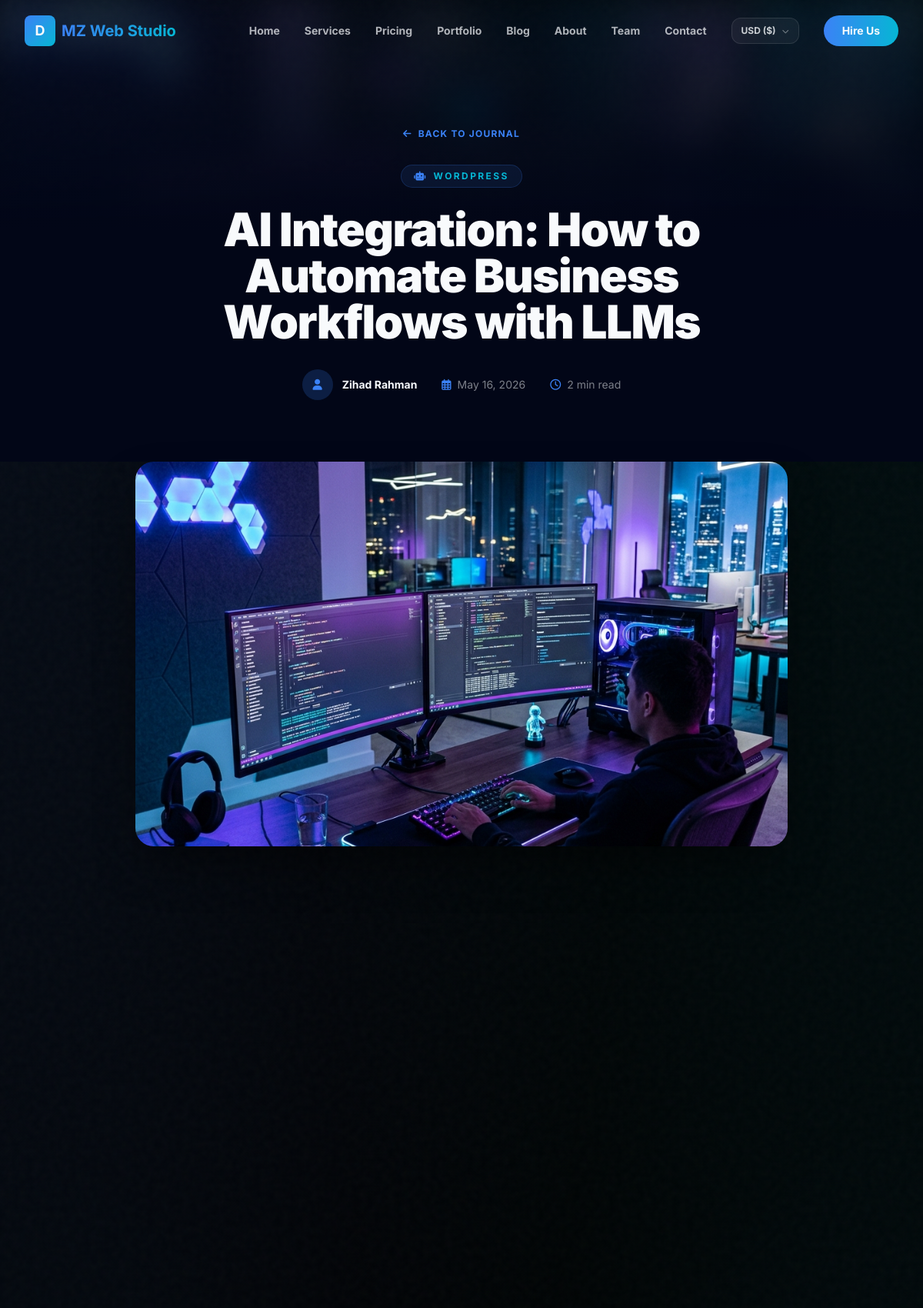
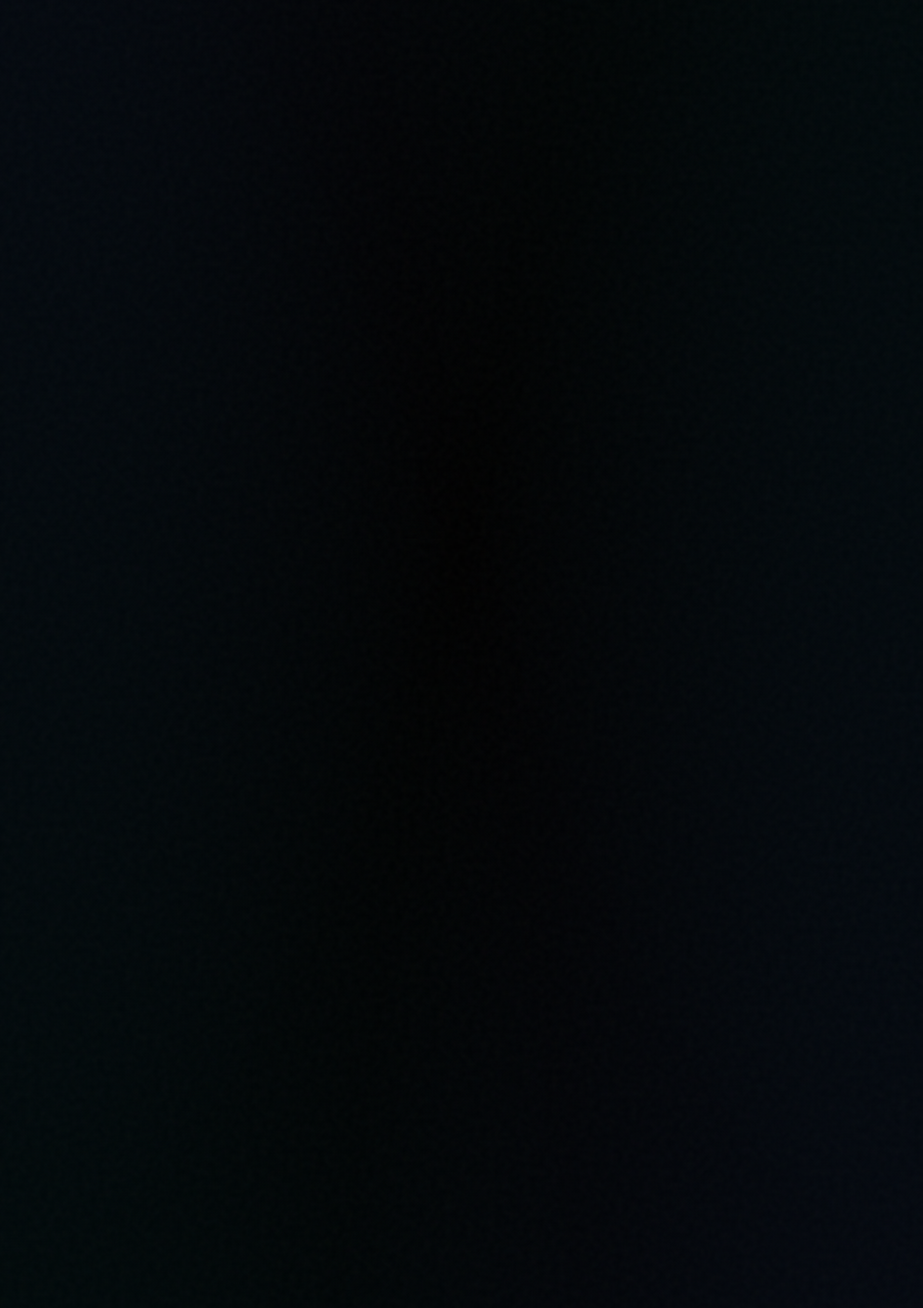
Screenshot of /blog/ai-integration-how-to-automate-business-workflows-with-llms/ (upper part) with the database file from the repository (2 pictures, top to bottom).
### devsqaud/models.py (models this page shows, shortened)
class Post(models.Model):
    title = models.CharField(max_length=200)
    slug = models.SlugField(max_length=200, unique=True, blank=True)
    author = models.CharField(max_length=100, default="MZ Web Studio Team")
    category = models.ForeignKey(Category, on_delete=models.SET_NULL, null=True, related_name='posts')
    icon = models.CharField(max_length=100, default="fas fa-newspaper", help_text="Font Awesome icon for the post")
    thumbnail = models.ImageField(upload_to='blog/', blank=True, null=True)
    external_thumbnail = models.URLField(blank=True, help_text="Link to external image (e.g. Unsplash)")
    excerpt = models.TextField(help_text="Short summary of the post")
    content = models.TextField()
    is_published = models.BooleanField(default=True)
    created_at = models.DateTimeField(auto_now_add=True)
    updated_at = models.DateTimeField(auto_now=True)
    class Meta:
        ordering = ['-created_at']
    @property
    def reading_time(self):
        words = len(self.content.split())
        return max(1, round(words / 200))

class Category(models.Model):
    name = models.CharField(max_length=100)
    slug = models.SlugField(max_length=100, unique=True, blank=True)
    class Meta:
        verbose_name_plural = "Categories"

### devsqaud/views.py (the view)
# urls.py: path('blog/<slug:slug>/', views.blog_detail_view, name='blog_detail'),
def blog_detail_view(request, slug):
    post = get_object_or_404(Post, slug=slug, is_published=True)
    related_posts = Post.objects.filter(category=post.category, is_published=True).exclude(id=post.id)[:3]
    context = {
        'post': post,
        'related_posts': related_posts,
    }
    return render(request, 'blog/post_detail.html', context)

### devsqaud/context_processors.py (called while the page is built)
def site_config_context(request):
    return {
        'site': SiteConfig.load(),
    }

def currency_context(request):
    currency = request.session.get('currency', 'USD')
    symbols = {
        'USD': '$',
        'BDT': '৳',
        'EUR': '€',
        'GBP': '£',
        'SAR': '﷼',
        'AED': 'د.إ'
    }
    return {
        'active_currency': currency,
        'currency_symbol': symbols.get(currency, '$'),
    }

### devsqaud/models.py (called while the page is built)
    @classmethod
    def load(cls):
        obj, _ = cls.objects.get_or_create(pk=1)
        return obj

### templates/blog/post_detail.html (shortened to what this page needs)
{% extends 'base.html' %}
{% load static %}
{% block content %}
<header class="relative pt-40 pb-20 overflow-hidden">
    <div class="absolute inset-0 z-0">
        {% if post.external_thumbnail %}
        <img src="{{ post.external_thumbnail }}" alt="{{ post.title }}" class="w-full h-full object-cover opacity-20 filter blur-xl">
        {% elif post.thumbnail %}
        <img src="{{ post.thumbnail.url }}" alt="{{ post.title }}" class="w-full h-full object-cover opacity-20 filter blur-xl">
        {% endif %}
        <div class="absolute inset-0 bg-gradient-to-b from-brand-bg/20 via-brand-bg to-brand-bg"></div>
    </div>
    <div class="relative z-10 max-w-4xl mx-auto px-4 sm:px-6 text-center">
        <div class="animate-fade-in-up">
            <a href="{% url 'blog_list' %}" class="inline-flex items-center space-x-2 text-brand-primary font-bold text-xs uppercase tracking-widest mb-8 hover:text-brand-accent transition-colors">
                <i class="fas fa-arrow-left"></i>
                <span>Back to Journal</span>
            </a>
        </div>
        <div class="animate-fade-in-up animation-delay-200">
            <span class="inline-block px-4 py-1.5 text-xs font-bold tracking-[0.2em] uppercase text-brand-accent bg-brand-primary/10 border border-brand-primary/20 rounded-full mb-6 flex items-center w-max mx-auto space-x-2">
                <i class="{{ post.icon }} text-brand-primary"></i>
                <span>{{ post.category.name }}</span>
            </span>
        </div>
        <h1 class="text-4xl sm:text-5xl md:text-6xl font-black mb-8 leading-tight tracking-tight animate-fade-in-up animation-delay-400">
            {{ post.title }}
        </h1>
        <div class="flex flex-wrap items-center justify-center gap-8 text-sm text-brand-text/50 animate-fade-in-up animation-delay-600">
            <div class="flex items-center space-x-3">
                <div class="w-10 h-10 rounded-full bg-brand-primary/20 flex items-center justify-center">
                    <i class="fas fa-user text-brand-primary"></i>
                </div>
                <span class="font-bold text-brand-text">{{ post.author }}</span>
            </div>
            <div class="flex items-center space-x-2">
                <i class="far fa-calendar-alt text-brand-primary"></i>
                <span>{{ post.created_at|date:"F d, Y" }}</span>
            </div>
            <div class="flex items-center space-x-2">
                <i class="far fa-clock text-brand-primary"></i>
                <span>{{ post.reading_time }} min read</span>
            </div>
        </div>
    </div>
</header>
<article class="relative pb-32">
    <div class="max-w-4xl mx-auto px-4 sm:px-6">
        {% if post.external_thumbnail or post.thumbnail %}
        <div class="relative h-[400px] sm:h-[500px] rounded-3xl overflow-hidden mb-16 scroll-reveal shadow-[0_30px_60px_-15px_rgba(0,0,0,0.5)]">
            <img src="{% if post.external_thumbnail %}{{ post.external_thumbnail }}{% else %}{{ post.thumbnail.url }}{% endif %}" alt="{{ post.title }}" class="w-full h-full object-cover">
        </div>
        {% endif %}
    </div>
</article>
{% endblock %}

### static/css/styles.css (style rules this page uses)
:root { --bg-primary: #000000; --bg-surface: #0a0a0a; --bg-surface-light: #121212; --accent: #f97316; --accent-light: #fbbf24; --accent-dark: #ea580c; --accent-glow: rgba(59, 130, 246, 0.15); }
html { scroll-behavior: smooth; }
.animate-fade-in-up { animation: fadeInUp 0.8s ease-out forwards; opacity: 0; }
.animation-delay-200 { animation-delay: 0.2s; }
.animation-delay-400 { animation-delay: 0.4s; }
.animation-delay-600 { animation-delay: 0.6s; }
.scroll-reveal { opacity: 0; transform: translateY(30px); transition: all 0.8s cubic-bezier(0.4, 0, 0.2, 1); }
.scroll-reveal.revealed { opacity: 1; transform: translateY(0); }

### rows the page displays
Post: thumbnail (picture), category.name "WORDPRESS", title "AI Integration: How to Automate Business Workflows with LLMs", author "Zihad Rahman", created_at "May 16, 2026", reading_time "2"

### other values shown
{{ active_currency|default:"USD" }} "USD"
{{ currency_symbol|default:"$" }} "$"
